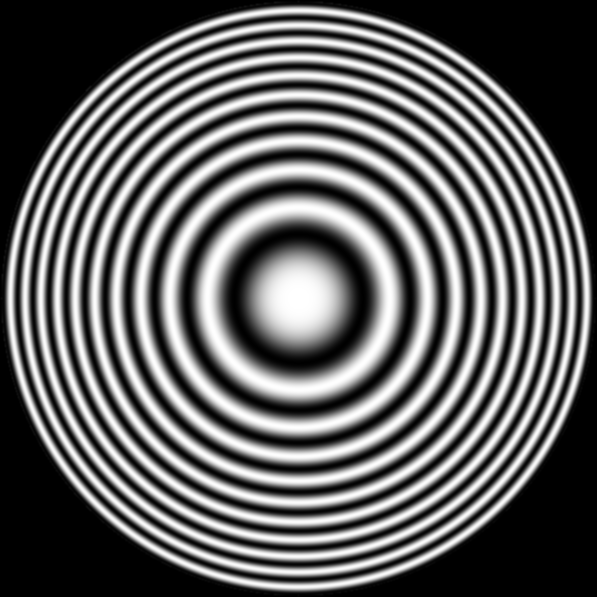
#> input picture Assignment1/src/imgs/zoneplate.tif, 597 x 597 px
$ python Question2-1.py
#> lines starting #> are read from the running program, lines starting #| are printed output that depends on the picture
import numpy as np
import matplotlib.pyplot as plt
from skimage.color import rgb2gray
from scipy import fftpack as ff
import math

def contrast(image):
    return np.max(image) - np.min(image)

def ScaleIntensity (image, K=1):
    m = contrast(image)
    out = np.array(image).astype(float)
    offset = K*float(np.min(image)/m)
    for j in range(image.shape[1]):
        for i in range(image.shape[0]):
            out[i][j] =  K*(out[i][j]/m) - offset
    return out

imgZ = rgb2gray(plt.imread("imgs/zoneplate.tif"))
#> imgZ is the input picture: shape (597, 597); min 0, max 255, mean 98.1
plt.gray()

def paddedSize(img):
    return (2*img.shape[0])-1, (2*img.shape[1])-1

def freqz2(P, Q, T, param, w=1, order=3):
    u = np.arange(0,P,1.0)
    v = np.arange(0,Q,1.0)
    idx = np.where(u>P/2)
    u[idx] = u[idx] - P
    idy = np.where(v>Q/2)
    v[idy] = v[idy]-Q
    V,U = np.meshgrid(v,u)
    D = (V**2 + U**2)**(1/2)
    out = np.zeros((P, Q))
    if (T == "ILPF"):
        for i in range(P):
            for j in range(Q):
                if (D[i][j] <= param):
                    out[i][j] = 1
    elif (T == "GLPF"):
        for i in range(P):
            for j in range(Q):
                out[i][j] = math.exp((-1*(D[i][j]**2))/(2*(param**2)))
    elif (T == "BLPF"):
        for i in range(P):
            for j in range(Q):
                out[i][j] = 1/(1+(D[i][j]/param)**(2*order)) #butter-worth low pass filter
    elif (T == "BRBF"):
        for i in range(P):
            for j in range(Q):
                out[i][j] = 1 / (1+ ((w * D[i][j])/((D[i][j])**2 - param**2))**(2*order)) #n=3
    return out

def filterImageButterWorth (img, amount, order =3):
    p = paddedSize(img)
    originalSize = [img.shape[0], img.shape[1]]
    img = np.pad(img, ((0, p[0]-originalSize[0]), (0, p[1]-originalSize[1])))
    imgDFT = ff.fft2(img)
    H = freqz2(p[0], p[1], "BLPF", amount, 1, order)
    imgFiltered = np.multiply(imgDFT, H)
    imgOut = ff.ifft2(imgFiltered)[0:originalSize[0], 0:originalSize[1]]
    return np.real(imgOut)

def UnsharpMaskButterWorth (img, amount, order=3):
    p = paddedSize(img)
    originalSize = [img.shape[0], img.shape[1]]
    img = np.pad(img, ((0, p[0]-originalSize[0]), (0, p[1]-originalSize[1])))
    imgDFT = ff.fft2(img)
    H = freqz2(p[0], p[1], "BLPF", amount, 1, order)
    H = np.subtract(1,H)
    imgFiltered = np.multiply(imgDFT, H)
    imgOut = ff.ifft2(imgFiltered)[0:originalSize[0], 0:originalSize[1]]
    return np.real(imgOut)

def BandRejectButterWorth (img, amount, w, order=3):
    p = paddedSize(img)
    originalSize = [img.shape[0], img.shape[1]]
    img = np.pad(img, ((0, p[0]-originalSize[0]), (0, p[1]-originalSize[1])))
    imgDFT = ff.fft2(img)
    H = freqz2(p[0], p[1], "BRBF", amount, w, order)
    imgFiltered = np.multiply(imgDFT, H)
    imgOut = ff.ifft2(imgFiltered)[0:originalSize[0], 0:originalSize[1]]
    return np.real(imgOut)

def BandPassButterWorth (img, amount, w, order=3):
    p = paddedSize(img)
    originalSize = [img.shape[0], img.shape[1]]
    img = np.pad(img, ((0, p[0]-originalSize[0]), (0, p[1]-originalSize[1])))
    imgDFT = ff.fft2(img)
    H = freqz2(p[0], p[1], "BRBF", amount, w, order)
    H = np.subtract(1,H)
    imgFiltered = np.multiply(imgDFT, H)
    imgOut = ff.ifft2(imgFiltered)[0:originalSize[0], 0:originalSize[1]]
    return np.real(imgOut)

imgZ1 = filterImageButterWorth(imgZ,57, 6)
#> in filterImageButterWorth, `p = paddedSize(img)`: p = (1193, 1193)
#> in filterImageButterWorth, `img = np.pad(img, ((0, p[0]-originalSize[0]), (0, p[1]-originalSize[1]..`:
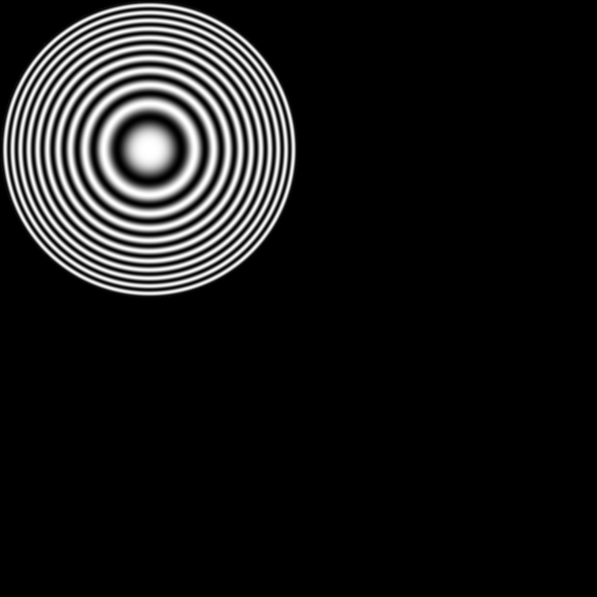
#> img: shape (1193, 1193) (shown at 1/2 size); min 0, max 255, mean 24.6
#> in filterImageButterWorth, `H = freqz2(p[0], p[1], "BLPF", amount, 1, order)`:
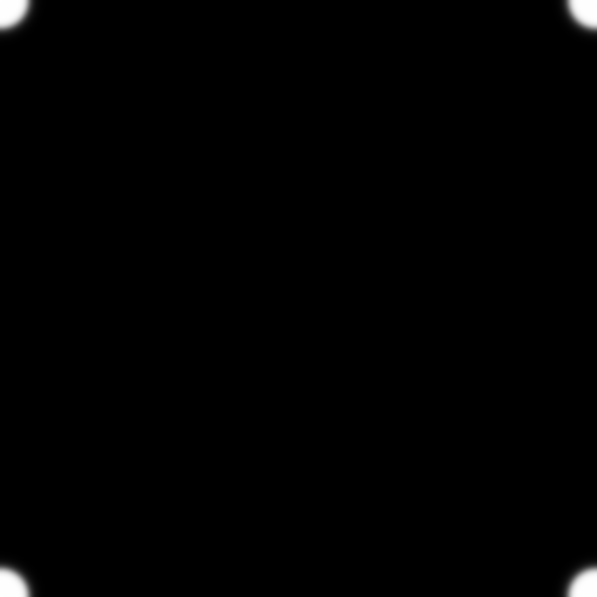
#> H: shape (1193, 1193) float64 (shown at 1/2 size); min 9.15e-15, max 1, mean 0.00751
#> in filterImageButterWorth, `return np.real(imgOut)`:
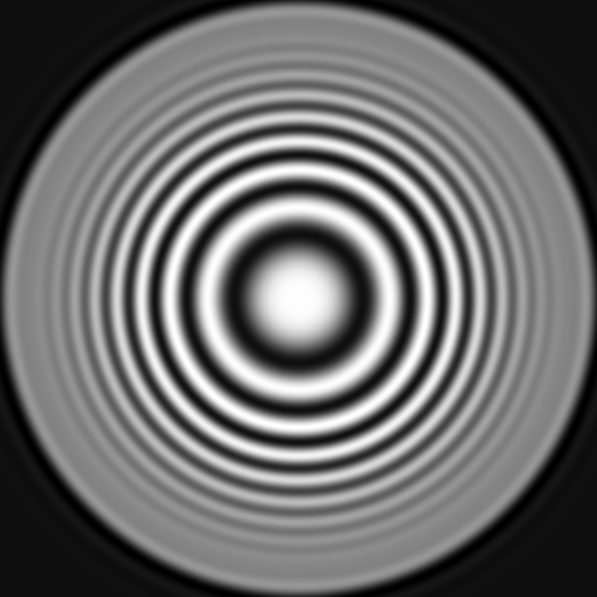
#> returned value: shape (597, 597) float64; min -16.68, max 256.2, mean 98.2; drawn with min black and max white

imgZ2 = UnsharpMaskButterWorth(imgZ, 57, 6)
#> in UnsharpMaskButterWorth, `H = np.subtract(1,H)`:
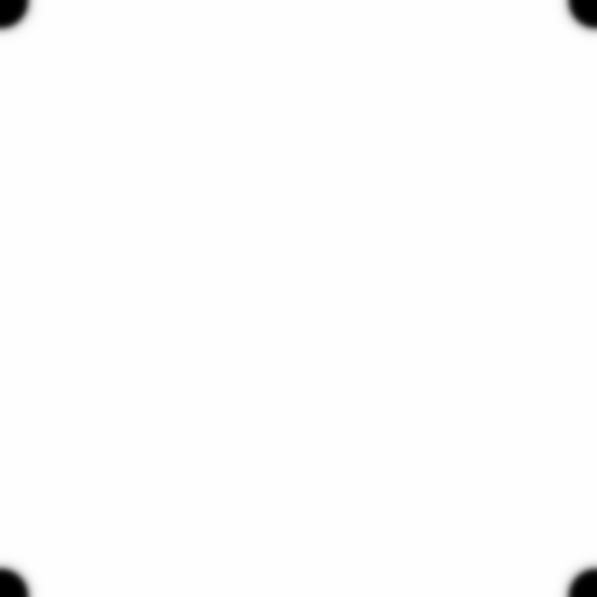
#> H: shape (1193, 1193) float64 (shown at 1/2 size); min 0, max 1, mean 0.992
#> in UnsharpMaskButterWorth, `return np.real(imgOut)`:
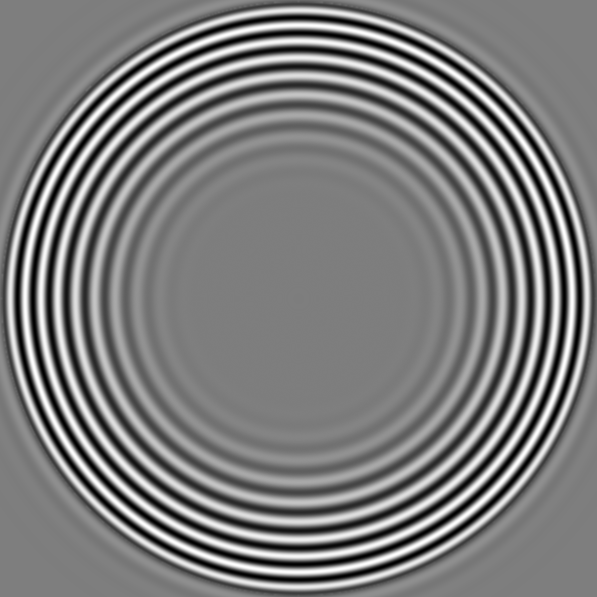
#> returned value: shape (597, 597) float64; min -123.5, max 126.3, mean -0.1; drawn with min black and max white

imgZ3 = ScaleIntensity(imgZ2,255)
#> in ScaleIntensity, `m = contrast(image)`: m = 249.8
#> in ScaleIntensity, `offset = K*float(np.min(image)/m)`: offset = -126

imgZ4 = BandRejectButterWorth(imgZ, 53, 37, 3)
#> in BandRejectButterWorth, `p = paddedSize(img)`: p = (1193, 1193)
#> in BandRejectButterWorth, `return np.real(imgOut)`:
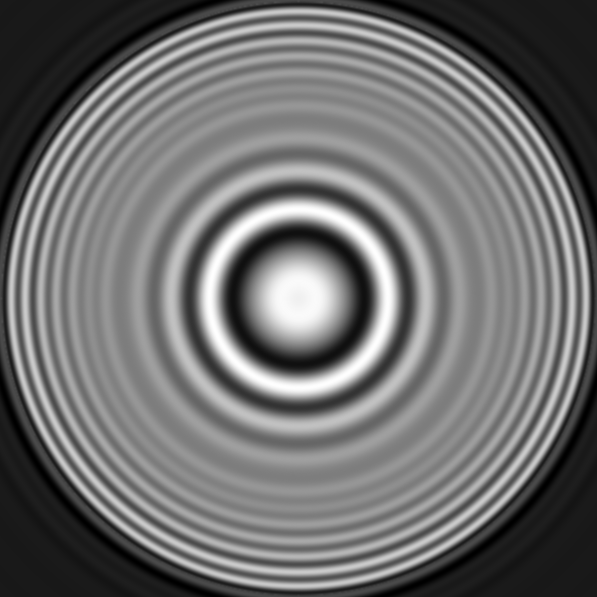
#> returned value: shape (597, 597) float64; min -28.55, max 261.3, mean 98.2; drawn with min black and max white

imgZ5 = BandPassButterWorth(imgZ, 50, 37, 2)
#> in BandPassButterWorth, `return np.real(imgOut)`:
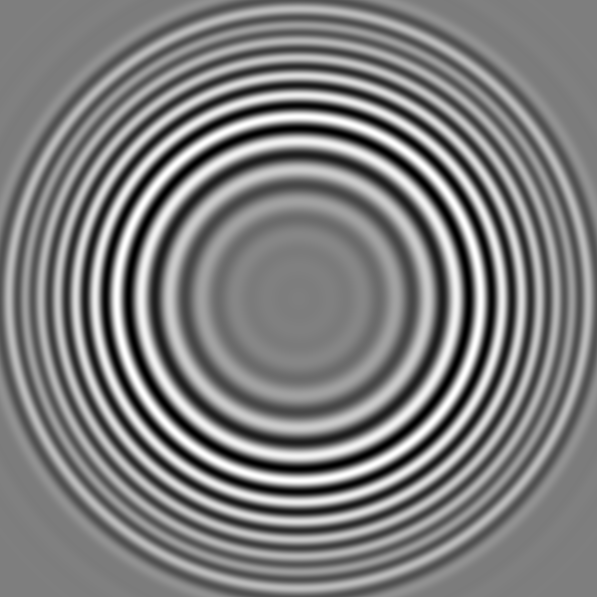
#> returned value: shape (597, 597) float64; min -132.6, max 134.3, mean 0; drawn with min black and max white

imgZ6 = ScaleIntensity(imgZ5,255)

fig, axs = plt.subplots(2,3,figsize=(12,8))
[axi.set_axis_off() for axi in axs.ravel()]
axs[0][0] = fig.add_subplot(2,3,1)
axs[0][0].set_title("Lowpass Butterworth Filter")
axs[0][0].imshow(imgZ1,  vmin = 0, vmax= 255)
plt.axis('off')
axs[1][0] = fig.add_subplot(2,3,2)
axs[1][0].set_title("Highpass Butterworth Filter")
axs[1][0].imshow(imgZ2, vmin=0, vmax=255)
plt.axis('off')
axs[0][1] = fig.add_subplot(2,3,3)
axs[0][1].set_title("Rescaled Highpass Filter")
axs[0][1].imshow(imgZ3)
plt.axis('off')
axs[1][1] = fig.add_subplot(2,3,4)
axs[1][1].set_title("Bandreject Butterworth Filter")
axs[1][1].imshow(imgZ4, vmin=1, vmax=255)
plt.axis('off')
axs[0][2] = fig.add_subplot(2,3,5)
axs[0][2].set_title("Bandpass Butterworth Filter")
axs[0][2].imshow(imgZ5, vmin=0, vmax=255)
plt.axis('off')
axs[1][2] = fig.add_subplot(2,3,6)
axs[1][2].set_title("Rescaled Bandpass Filter")
axs[1][2].imshow(imgZ6)
plt.axis('off')
fig.savefig("imgs/2-1.png", vmin=0, vmax=255)

$ run again, with Assignment1/src/imgs/road_low_2.jpg saved as Assignment1/src/imgs/zoneplate.tif
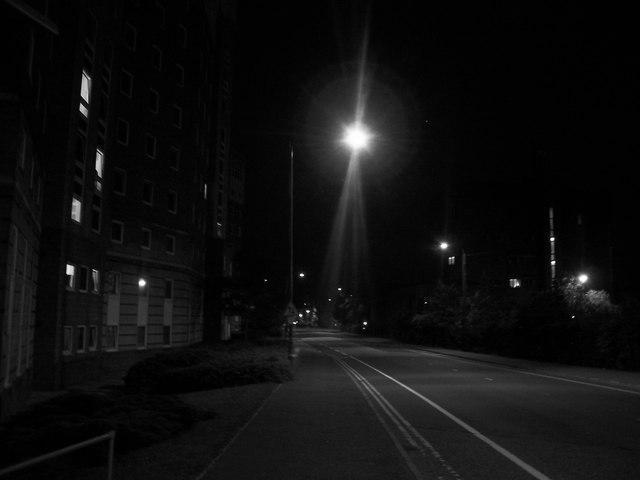
#> input picture Assignment1/src/imgs/road_low_2.jpg, 640 x 480 px
#> imgZ is the input picture: shape (480, 640); min 0, max 255, mean 15.2
#> in filterImageButterWorth, `p = paddedSize(img)`: p = (959, 1279)
#> m = 322.5
#> offset = -77.41
#> in BandRejectButterWorth, `p = paddedSize(img)`: p = (959, 1279)
#> in BandRejectButterWorth, `return np.real(imgOut)`:
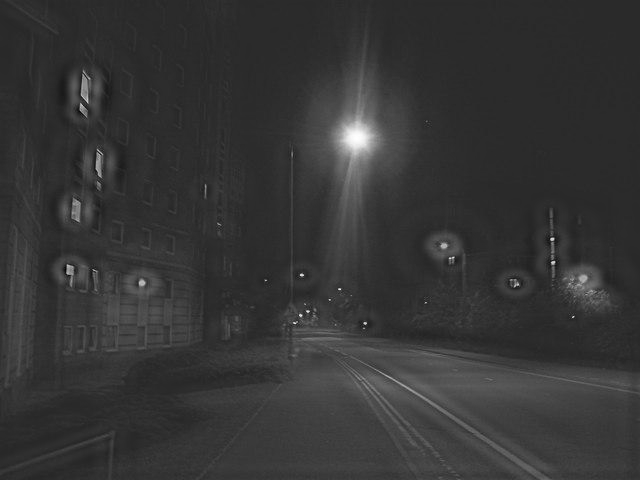
#> returned value: shape (480, 640) float64; min -51.12, max 262.1, mean 15.1; drawn with min black and max white
#> in BandPassButterWorth, `return np.real(imgOut)`:
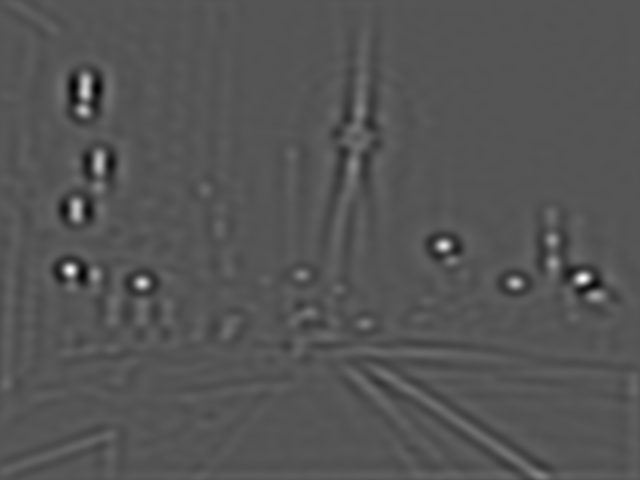
#> returned value: shape (480, 640) float64; min -53.72, max 107.1, mean 0.1; drawn with min black and max white
